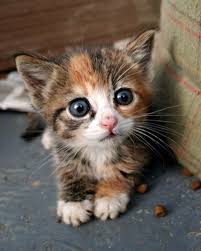
#> input picture OpenCV/konu anlatımı/tatli_kedi.png, 201 x 251 px
$ jupyter execute '7.kontur_ve_nesne_algılama.ipynb'
#> lines starting #> are read from the running program, lines starting #| are printed output that depends on the picture; after the words box and inside, x2 and y2 are one past the last pixel; in counts of white or black regions, pixels touching at a corner belong together; long printed decimals are rounded
    Konturlar ve Nesne Algılama

[cell 1]
#Kontur bulma ( cv2.findContours() )
#Konturları görselleştirme
#Nesne alanı ve çevresi hesaplama

[cell 2]
import cv2

[cell 3]
kedi=cv2.imread('tatli_kedi.png')
#> kedi is the input picture: shape (251, 201, 3); mean B, G, R 84.6, 94.9, 106.5

[cell 4]
cv2.imshow('kedi', kedi)
cv2.waitKey(0)

kontur bulma

[cell 5]
#cv2.findContours(resim, cv2.RETR_EXTERNAL, cv2.CHAIN_APPROX_SIMPLE)

[cell 6]
#cv2.findContours() renkli (3 kanallı) görüntüyle çalışmaz.

[cell 7]
# Görüntüyü oku ve gri tonlamaya çevir
gri_kedi = cv2.cvtColor(kedi, cv2.COLOR_BGR2GRAY)
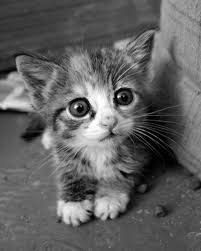
#> gri_kedi: shape (251, 201); min 0, max 255, mean 97.2

[cell 8]
ret, thresh = cv2.threshold(gri_kedi, 127, 255, cv2.THRESH_BINARY)
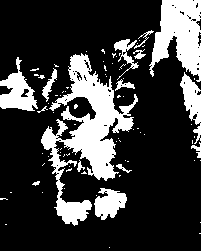
#> thresh: shape (251, 201); 23.2% white; 83 white regions (68 under 20 px)
cv2.imshow('tresh kedi', thresh)
cv2.waitKey(0)

[cell 9]
contours, _ = cv2.findContours(thresh, cv2.RETR_TREE, cv2.CHAIN_APPROX_SIMPLE)
#> contours = 151 contours, 134 with area under 20; largest, box (x1, y1, x2, y2) and area: (41, 53, 138, 226) 5136, (149, 0, 201, 82) 2506, (0, 57, 38, 111) 923, (180, 72, 201, 144) 624, (94, 188, 127, 220) 620

kontur çizme

[cell 10]
#cv2.drawContours(resim, konturlar, -1, (renk), kalinlik)

[cell 11]
cv2.drawContours(kedi, contours, -1, (0, 255, 0), 2)
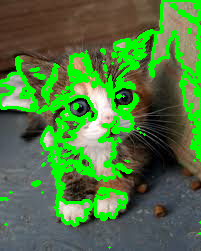
#> kedi: shape (251, 201, 3); 19.29% of pixels changed, all inside (x1, y1, x2, y2) = (0, 0, 201, 249)
cv2.imshow('Konturlar', kedi)
cv2.waitKey(0)

Konturların Alanını ve Çevresini Hesaplama

[cell 12]
for contour in contours:
    area = cv2.contourArea(contour)
    perimeter = cv2.arcLength(contour, True)
    print(f"Alan: {area}, Çevre: {perimeter}")
#> this loop made 151 passes
#> (area, perimeter) on passes 9, 20, 27: (620, 149.4), (28.5, 39.21), (24, 34.97)
#| Alan: 0.0, Çevre: 0.0
#| Alan: 0.0, Çevre: 2.0
#| Alan: 0.0, Çevre: 2.0
#| Alan: 0.0, Çevre: 0.0
#| Alan: 2.5, Çevre: 16.243
#| Alan: 0.0, Çevre: 0.0
#| Alan: 0.0, Çevre: 0.0
#| Alan: 0.0, Çevre: 2.0
#> (further printed lines are left out)
